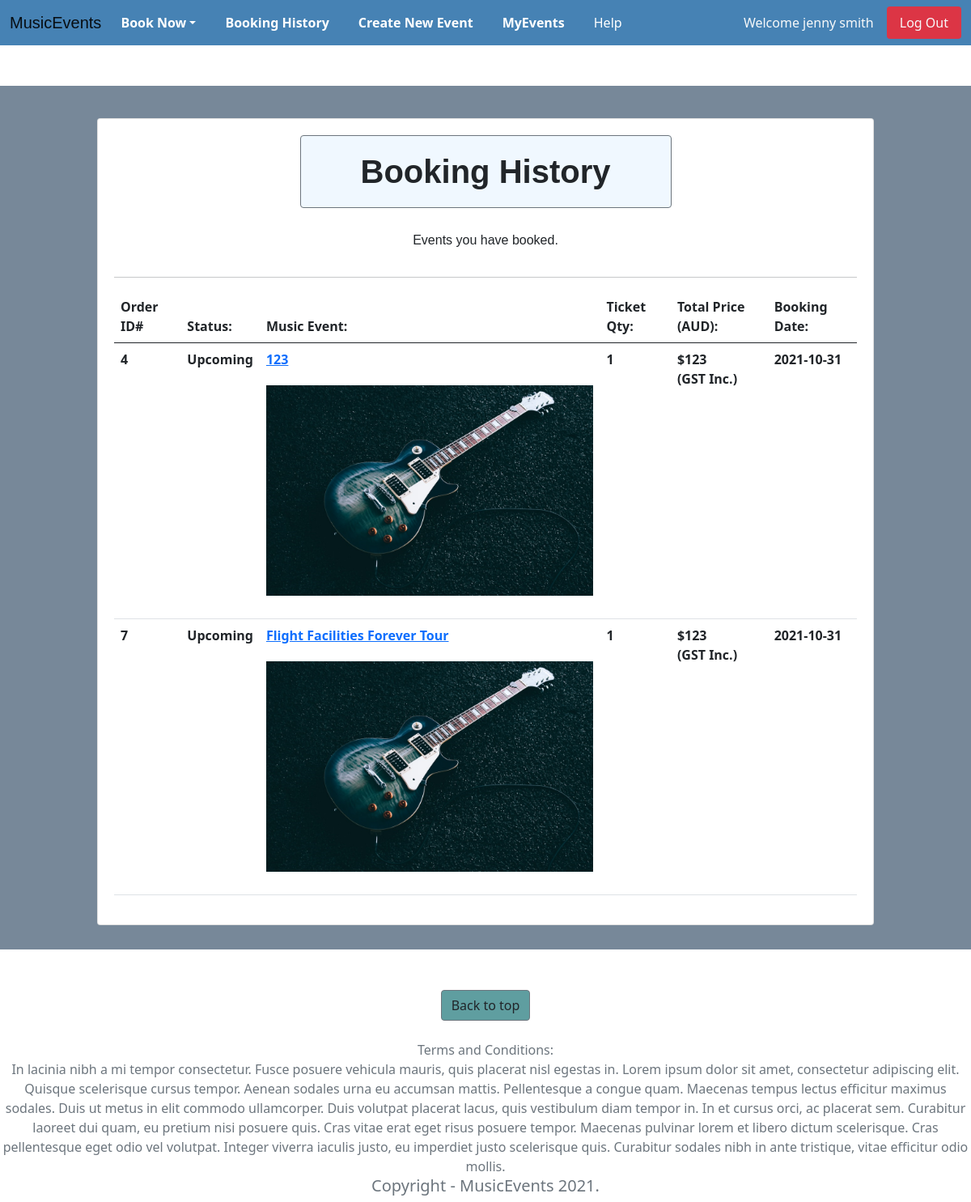
The app's page /events/booking_history (signed in) with its own data.
### website/models.py (models this page shows, shortened)
class User(db.Model, UserMixin):
    __tablename__='users' # good practice to specify table name
    id = db.Column(db.Integer, primary_key=True)
    name = db.Column(db.String(100), index=True)
    emailid = db.Column(db.String(100), index=True, nullable=False, unique = True)
    password_hash = db.Column(db.String(255), nullable=False)
    comments = db.relationship('Comment', backref='user')
    booking = db.relationship('Booking', backref='user')
    event = db.relationship('Event', backref='user')

class Booking(db.Model):
    __tablename__ = 'booking'
    booking_Id = db.Column(db.Integer, primary_key=True)
    booking_date = db.Column(db.Date, default=datetime.now())
    price = db.Column(db.Integer)
    quantity = db.Column(db.Integer, default = 1)
    user_id = db.Column(db.Integer, db.ForeignKey('users.id'))
    events_id = db.Column(db.Integer, db.ForeignKey('events.id'))

class Event_Status(db.Model):
    __tablename__ = 'event_status'
    events_id = db.Column(db.Integer, db.ForeignKey('events.id'), primary_key=True )
    status = db.Column(db.String(10))
    def __repr__(self):
        return "{}".format(self.status)

class Event(db.Model):
    __tablename__ = 'events'
    id = db.Column(db.Integer, primary_key=True)
    name = db.Column(db.String(80))
    artist = db.Column(db.String(80))
    date = db.Column(db.DateTime(20))
    venue = db.Column(db.String(80))
    venue_address = db.Column(db.String(255))
    city = db.Column(db.String(60))
    state = db.Column(db.String(10))
    zipcode = db.Column(db.Integer)
    category = db.Column(db.String(20))
    ages = db.Column(db.String(20))
    description = db.Column(db.String(2000))
    price = (db.Column(db.Integer))
    quota = db.Column(db.Integer, default = 1)
    image = db.Column(db.String(400))
    owner = db.Column(db.Integer, db.ForeignKey('users.id'))
    comments = db.relationship('Comment', backref='events')
    booking = db.relationship('Booking', backref='events')
    status = db.relationship('Event_Status', backref ='events')

### website/events.py (the view)
@bp.route('/booking_history', methods = ['GET', 'POST'])
@login_required
def booking_history():
  records = db.session.query(Booking, Event).filter(Booking.events_id == Event.id).filter_by(user_id=current_user.id)
  return render_template('events/booking_history.html', records = records)

### website/templates/events/booking_history.html (shortened to what this page needs)
{% extends 'base.html' %}
{% import "bootstrap/wtf.html" as wtf %}
{% block content %}
<div class="container-fluid backgroundCustom  margin4">
    <div class = "row pad ">
      <div class=" card center pad margintop" style="width: 60rem;">
        <h1 class = "text-center pad changeFont card backgroundCustom2 center border-secondary"><strong>Booking History</strong></h1>
        {% if records[0]|length >0 %}
        <h6 class = "text-center changeFont pad">Events you have booked.</h6>
        {% endif  %}
        <hr>
        <div class="col-sm-12 col-md-12 col-lg-12">
          <div class="table-responsive-xl">
            <table class="table">
              <thead>
                <tr>
                  <th scope="col"><b>Order ID#</b></th>
                  <th scope="col"><b>Status:</b></th>
                  <th scope="col"><b>Music Event:</b></th>
                  <th scope="col"><b>Ticket Qty:</b></th>
                  <th scope="col"><b>Total Price (AUD):</b></th>
                  <th scope="col"><b>Booking Date:</b></th>
                </tr>
              </thead>
              <tbody>
                {% for record in records %}
                  <tr>
                      <th scope="row"><b>{{record[0].booking_Id}}</b></th>
                      <th scope="row">{{record[1].status[0]}}</th>
                      <th scope ="row"><a href="{{url_for('events.show', id=record[0].events_id)}}">{{record[1].name}}</a>
                        <img src="{{record[1].image}}" class="card-img-top pad" alt="Responsive image"></th>
                      <th scope="row">{{record[0].quantity}}</th>
                      <th scope="row">${{record[1].price * record[0].quantity}}<br>(GST Inc.)</br></th>
                      <th scope="row">{{record[0].booking_date}}</th>
                  </tr>
                {% endfor %}
              </tbody>
            </table>
          </div>
        </div>
      </div>
    </div>
</div>
<div class = "col text-center">
  <a href="#" class="btn text-center buttonCustom2 border-secondary">Back to top</a>
</div>
{% endblock %}

### website/templates/base.html (shortened to what this page needs)
<!DOCTYPE html>
<html>
    <head>
        <link href="https://cdn.jsdelivr.net/npm/bootstrap@5.1.0/dist/css/bootstrap.min.css" rel="stylesheet">
        <link rel="stylesheet" type="text/css" href="{{ url_for('static', filename='stylesheet/stylesheet.css') }}">
    </head>
    <body>
        <header>
            <nav class="navbar navbar-expand-lg navbar-light navbar-custom">
                <div class="container-fluid">
                    <a class="navbar-brand changeFont" href="/">MusicEvents</a>
                    <div class="collapse navbar-collapse" id="navbarSupportedContent">
                        <ul class="navbar-nav me-auto mb-2 mb-lg-0">
                        <li class="nav-item dropdown">
                            <a class="nav-link dropdown-toggle " href="#" id='CatBar' role="button" data-bs-toggle="dropdown" aria-expanded="false"><strong>Book Now</strong></a>
                        </li>
                        <li class="nav-item">
                            <a class="nav-link" href="{{ url_for('events.booking_history') }}" id = 'CatBar'><strong>Booking History</strong></a>
                        </li>
                        <li class="nav-item">
                            <a class="nav-link" href="{{ url_for('events.create') }}" id = 'CatBar'><strong>Create New Event</strong></a>
                        </li>
                        <li class="nav-item">
                            <a class="nav-link" href="{{ url_for('events.my_events') }}" id = 'CatBar'><strong>MyEvents</strong></a>
                        </li>
                        <li class="nav-item">
                            <a class="nav-link" href="/help" id = 'CatBar'>Help</a>
                        </li>
                        </ul>
                        <form class="d-flex">
                            {% if current_user.is_authenticated %}
                            <a class="nav-item nav-link  text-light disabled" href="#">Welcome {{current_user.name}}</a>
                            <a class="nav-item nav-link btn-danger text-light rounded " href="{{ url_for('auth.logout') }}">Log Out</a>
                            {% else %}
                            <a class="nav-item nav-link text-light margin3" href="{{ url_for('auth.register') }}">Register</a>
                            <a class="nav-item nav-link btn-primary text-light rounded" href="{{ url_for('auth.login') }}"><b>Log In</b></a>
                            {% endif %}
                        </form>
                    </div>
                </div>
            </nav>
        </header>
            {% block content %}
            {% endblock %}
    </body>
    <footer class=" text-center text-muted"> <br>Terms and Conditions: </br> In lacinia nibh a mi tempor consectetur. Fusce posuere vehicula mauris, quis
     placerat nisl egestas in. Lorem ipsum dolor sit amet, consectetur adipiscing elit. Quisque scelerisque cursus tempor. Aenean sodales urna eu accumsan mattis. Pellentesque a
      congue quam. Maecenas tempus lectus efficitur maximus sodales. Duis ut metus in elit commodo ullamcorper. Duis volutpat placerat lacus, quis vestibulum diam tempor in. In et cursus orci,
       ac placerat sem. Curabitur laoreet dui quam, eu pretium nisi posuere quis. Cras vitae erat eget risus posuere tempor. Maecenas pulvinar lorem et libero dictum scelerisque. Cras pellentesque
        eget odio vel volutpat. Integer viverra iaculis justo, eu imperdiet justo scelerisque quis. Curabitur sodales nibh in ante tristique, vitae efficitur odio mollis.
       <h6 class = "text-center lead">Copyright - MusicEvents 2021.</h6>
    </footer>
</html>

### website/static/stylesheet/stylesheet.css (style rules this page uses)
.card-img-top { width: 100%; height: 25vw; object-fit: cover; }
.card { margin: 0 auto; float: none; margin-bottom: 10px; margin-left: 30px; margin-right: 30px; padding: 10px 20px; }
li { margin-right: 20px; }
a#CatBar { color: white !important; }
h1 { padding: 40px; }
.center { display: block; margin-left: auto; margin-right: auto; width: 50%; }
.navbar-custom { background-color: #4682b4; }
.backgroundCustom { background-color: #778899; }
.buttonCustom2 { background-color:#5F9EA0; }
.pad { padding-top: 20px; padding-bottom: 20px; }
.margin4 { margin-top: 50px; margin-bottom: 50px; }
.changeFont { font-family: 'Lucida Sans', 'Lucida Sans Regular', 'Lucida Grande', 'Lucida Sans Unicode', Geneva, Verdana, sans-serif; }
.margintop { margin-top: 20px; }
.backgroundCustom2 { background-color:#F0F8FF; }

### records on screen
User: name "jenny smith"
Booking: booking_Id "4", status "Upcoming", name "123", image (picture), quantity "1", record[1].price*record[0].quantity "123", booking_date "2021-10-31"
Booking: booking_Id "7", status "Upcoming", name "Flight Facilities Forever Tour", image (picture), quantity "1", record[1].price*record[0].quantity "123", booking_date "2021-10-31"
